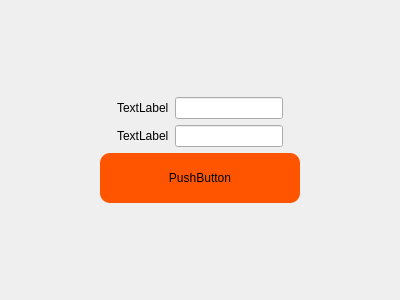
<?xml version="1.0" encoding="UTF-8"?>
<ui version="4.0">
 <class>Form</class>
 <widget class="QWidget" name="Form">
  <property name="geometry">
   <rect>
    <x>0</x>
    <y>0</y>
    <width>400</width>
    <height>300</height>
   </rect>
  </property>
  <property name="windowTitle">
   <string>Form</string>
  </property>
  <layout class="QVBoxLayout" name="verticalLayout_2">
   <item>
    <spacer name="verticalSpacer">
     <property name="orientation">
      <enum>Qt::Vertical</enum>
     </property>
     <property name="sizeHint" stdset="0">
      <size>
       <width>20</width>
       <height>78</height>
      </size>
     </property>
    </spacer>
   </item>
   <item>
    <layout class="QVBoxLayout" name="verticalLayout">
     <item>
      <layout class="QHBoxLayout" name="horizontalLayout_2">
       <item>
        <spacer name="horizontalSpacer">
         <property name="orientation">
          <enum>Qt::Horizontal</enum>
         </property>
         <property name="sizeHint" stdset="0">
          <size>
           <width>40</width>
           <height>20</height>
          </size>
         </property>
        </spacer>
       </item>
       <item>
        <widget class="QLabel" name="label">
         <property name="text">
          <string>TextLabel</string>
         </property>
        </widget>
       </item>
       <item>
        <widget class="QLineEdit" name="lineEdit"/>
       </item>
       <item>
        <spacer name="horizontalSpacer_2">
         <property name="orientation">
          <enum>Qt::Horizontal</enum>
         </property>
         <property name="sizeHint" stdset="0">
          <size>
           <width>40</width>
           <height>20</height>
          </size>
         </property>
        </spacer>
       </item>
      </layout>
     </item>
     <item>
      <layout class="QHBoxLayout" name="horizontalLayout">
       <item>
        <spacer name="horizontalSpacer_3">
         <property name="orientation">
          <enum>Qt::Horizontal</enum>
         </property>
         <property name="sizeHint" stdset="0">
          <size>
           <width>40</width>
           <height>20</height>
          </size>
         </property>
        </spacer>
       </item>
       <item>
        <widget class="QLabel" name="label_2">
         <property name="text">
          <string>TextLabel</string>
         </property>
        </widget>
       </item>
       <item>
        <widget class="QLineEdit" name="lineEdit_2"/>
       </item>
       <item>
        <spacer name="horizontalSpacer_4">
         <property name="orientation">
          <enum>Qt::Horizontal</enum>
         </property>
         <property name="sizeHint" stdset="0">
          <size>
           <width>40</width>
           <height>20</height>
          </size>
         </property>
        </spacer>
       </item>
      </layout>
     </item>
     <item alignment="Qt::AlignHCenter">
      <widget class="QPushButton" name="pushButton">
       <property name="minimumSize">
        <size>
         <width>200</width>
         <height>50</height>
        </size>
       </property>
       <property name="maximumSize">
        <size>
         <width>200</width>
         <height>50</height>
        </size>
       </property>
       <property name="styleSheet">
        <string notr="true">background-color: rgb(255, 85, 0);
border-radius:10px;</string>
       </property>
       <property name="text">
        <string>PushButton</string>
       </property>
      </widget>
     </item>
    </layout>
   </item>
   <item>
    <spacer name="verticalSpacer_2">
     <property name="orientation">
      <enum>Qt::Vertical</enum>
     </property>
     <property name="sizeHint" stdset="0">
      <size>
       <width>20</width>
       <height>78</height>
      </size>
     </property>
    </spacer>
   </item>
  </layout>
 </widget>
 <resources/>
 <connections/>
</ui>
